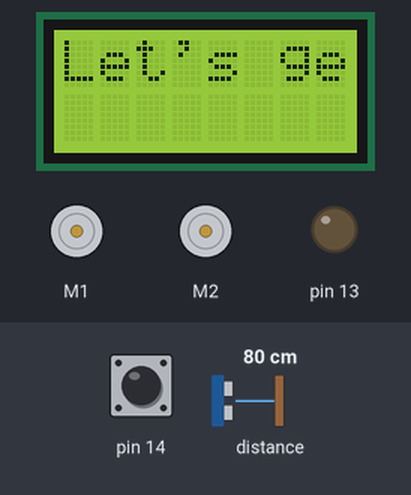
This sketch was run on a simulated Arduino Leonardo, built with avr-gcc and run on an emulated ATmega32U4. On the bench: 8×2 character LCD, 2 × DC motor (green arrow = forward, orange = backward, longer = faster), output pins drawn as LEDs (lit = HIGH). The test bench sets the inputs (shaded band); at power-on: pin 14 HIGH, distance to the obstacle 80 cm. What the sketch prints to the serial monitor is not drawn.

Above: at 0.8 s.
0.9 s: pin 14 pulled LOW for 0.15 s
4.0 s: distance to the obstacle set to 18 cm
At 6.59 s:
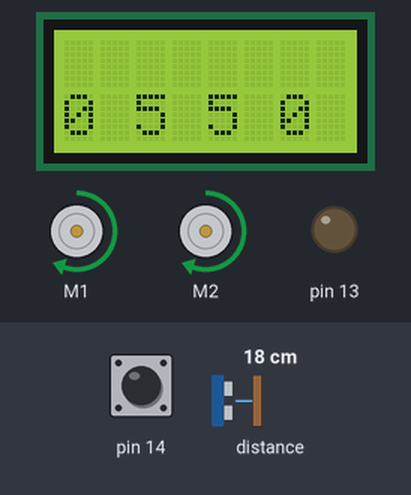
7.0 s: distance to the obstacle set to 35 cm
At 7.65 s:
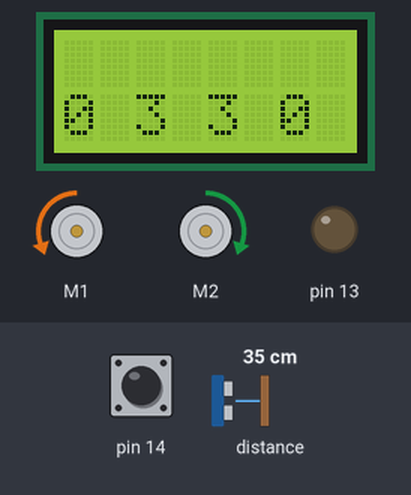
9.6 s: distance to the obstacle set to 2 cm
At 9.81 s:
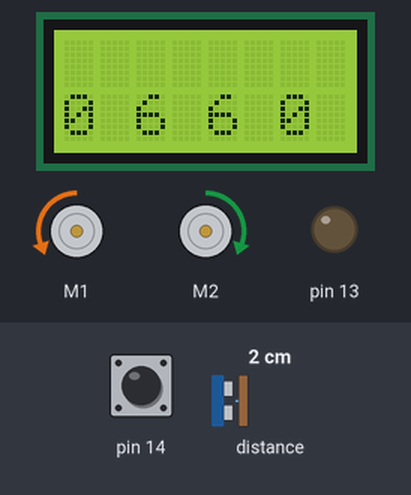
11.1 s: distance to the obstacle set to 11 cm
At 11.19 s:
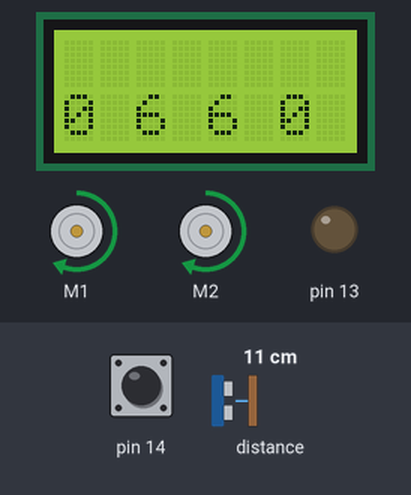
14.1 s: distance to the obstacle set to 4 cm
At 14.76 s:
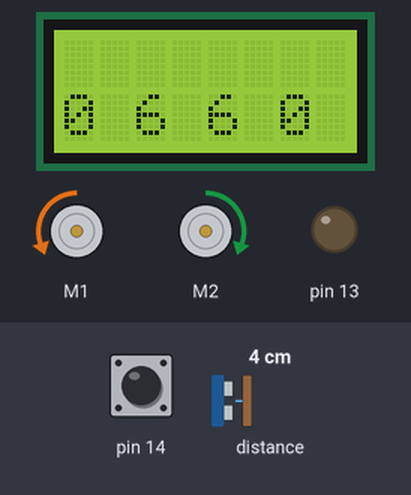
Timing chart, 0 to 18.1 s (numbered marks = the images above; inputs shaded):
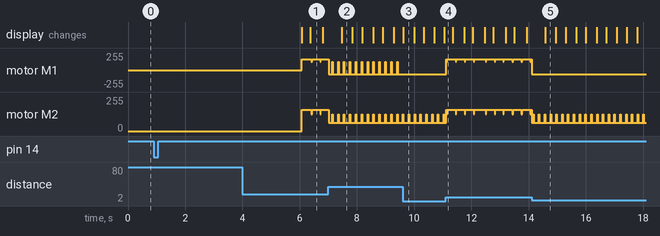

The sketch:

Sumobot_2019_Final.ino
```cpp
#include <Zumo32U4.h>
Zumo32U4LCD lcd;
Zumo32U4ProximitySensors proxsensors;
Zumo32U4LineSensors lineSensors;
Zumo32U4Motors motors;
Zumo32U4ButtonA bA;
#define RIGHT 1
#define LEFT 0
#define NUM_SENSORS 5
uint16_t lineSensorValues[NUM_SENSORS];
uint8_t selectedSensorIndex = 0;
void setup() {
    lcd.clear();
    lcd.print(F("Let's get ready to rumble"));
    bA.waitForButton();
    delay(5000);
    ledRed(1);
    ledYellow(0);
    ledGreen(0);
    lcd.clear();
    proxsensors.initThreeSensors();
    lineSensors.initFiveSensors();
    loadCustomCharacters();
}
void loadCustomCharacters()
{
  static const char levels[] PROGMEM = {
    0, 0, 0, 0, 0, 0, 0, 63, 63, 63, 63, 63, 63, 63
  };
  lcd.loadCustomCharacter(levels + 0, 0);  // 1 bar
  lcd.loadCustomCharacter(levels + 1, 1);  // 2 bars
  lcd.loadCustomCharacter(levels + 2, 2);  // 3 bars
  lcd.loadCustomCharacter(levels + 3, 3);  // 4 bars
  lcd.loadCustomCharacter(levels + 4, 4);  // 5 bars
  lcd.loadCustomCharacter(levels + 5, 5);  // 6 bars
  lcd.loadCustomCharacter(levels + 6, 6);  // 7 bars
}
void printBar(uint8_t height)
{
  if (height > 8) { height = 8; }
  const char barChars[] = {' ', 0, 1, 2, 3, 4, 5, 6, 255};
  lcd.print(barChars[height]);
}
void printReadingsToLCD()
{
  // On the first line of the LCD, display the bar graph.
  lcd.gotoXY(0, 0);
  for (uint8_t i = 0; i < 5; i++)
  {
    uint8_t barHeight = map(lineSensorValues[i], 0, 2000, 0, 8);
    printBar(barHeight);
  }
// On the second line of the LCD, display one raw reading.
  lcd.gotoXY(0, 1);
  lcd.print(selectedSensorIndex);
  lcd.print(F(": "));
  lcd.print(lineSensorValues[selectedSensorIndex]);
  lcd.print(F("    "));
}
// Prints a line with all the sensor readings to the serial
// monitor.
void printReadingsToSerial()
{
  char buffer[80];
  sprintf(buffer, "%4d %4d %4d %4d %4d %c\n",
    lineSensorValues[0],
    lineSensorValues[1],
    lineSensorValues[2],
    lineSensorValues[3],
    lineSensorValues[4]
  );
  Serial.print(buffer);
}
void linesensors()
{
  if (lineSensorValues[selectedSensorIndex]>=1900){
    motors.setSpeeds(-200,-200);
    delay(1000);
    motors.setSpeeds(-100,100);
  }else {
    if (lineSensorValues[selectedSensorIndex]<=1900){
      motors.setSpeeds(200,200);
  }
}
}
void loop() {
    proxsensors.read();
    int left = proxsensors.countsLeftWithLeftLeds();
    int center_left = proxsensors.countsFrontWithLeftLeds();
    int center_right = proxsensors.countsFrontWithRightLeds();
    int right = proxsensors.countsRightWithRightLeds();
// prints the values of the prox sensors on the LCD screen
    lcd.gotoXY(0,1);
    lcd.print(left);
    lcd.print(" ");
    lcd.print(center_left);
    lcd.print(" ");
    lcd.print(center_right);
    lcd.print(" ");
    lcd.print(right);
    lcd.print(" ");
    static uint16_t lastSampleTime = 0;
    if ((uint16_t)(millis() - lastSampleTime) >= 100)
     {
        lastSampleTime = millis();
        // Read the line sensors.
        lineSensors.read(lineSensorValues);
        // Send the results to the LCD and to the serial monitor.
        printReadingsToLCD();
        printReadingsToSerial();
      }
    linesensors();
    // Comments on how to write the body of the code

    //Line sensors read from 0 to 2000 based of wavelength of colr
    // 0 = black
    // ??? = white
    // 2000= "air"

    //Proximity sensors read from 0 to 5
    // closer you get to the Zumo bot, the numbers go higher
    // DO NOT COVER THE SENSORS OTEHERWISE THE SENSOR WILL NOT READ CORRECTLY
    // 5 = extremely close
    // 0 = nothing in range


    // This is part of code to change for 2020
    // incorporate line sensors and proximity sesnors to determine motor speeds


    // proximity sensors: seenleft, seenright,seenfront,attackfront return boolean value of True or False (look below for more info on this)
    // motors: motors.setSpeeds(left,right) is used to change speed and direction of motors (max speed is +/- 400)
    // line sensors: lineSensors.read(lineSensorValues) will read the linesensor values from 0 to 2000
    // watch syntax for if and for loops


    // proximity sensors
    // for these booleans change number values to what you want for closeness of opponent
    bool seenfront = center_left>=2 || center_right>=2; //this checks to see if the robot sees anyone in the front
    bool seenright = right>=2;
    bool seenleft = left>=2;
    bool attackfront = center_left==5 || center_right==5;


    // line sensors
    // can be used to reset motors if white line read
    // this can be a little confusing so ask Akash or Gary if need help
    // write if statments based on the booleans above
    //example given below


   if (seenright)
        {
            motors.setSpeeds(50,0);
        }
    else if (seenleft)
            {
                motors.setSpeeds(0,50);
            }
    else
                motors.setSpeeds(-100,100);
    if (attackfront)
    {
        motors.setSpeeds(250,250);
    }
    }
```

Measured:
- after the input at 0.9 s, every drawn part: stays the same
- after the input at 7.0 s, the display: changes after 0.46 s (image 2)
- after the input at 9.6 s, motor M1: stops changing and stays backward 63/255; the display: changes at once (image 3)
- after the input at 11.1 s, motor M1: goes forward 159/255 0.02 s, 3 × (forward 127/255 0.02 s, forward 159/255 0.29 s), forward 127/255 0.02 s, forward 159/255 0.39 s, 5 × (forward 127/255 0.02 s, forward 159/255 0.29 s), forward 127/255 0.02 s, then forward 159/255, starting at once
- after the input at 14.1 s, the display: changes after 0.48 s (image 5)
- by itself, motor M2: repeats every 0.20 s: forward 127/255 0.02 s, forward 63/255 0.19 s
- what the display in image 1 shows lasts 0.4 s, from 6.4 s to 6.8 s
